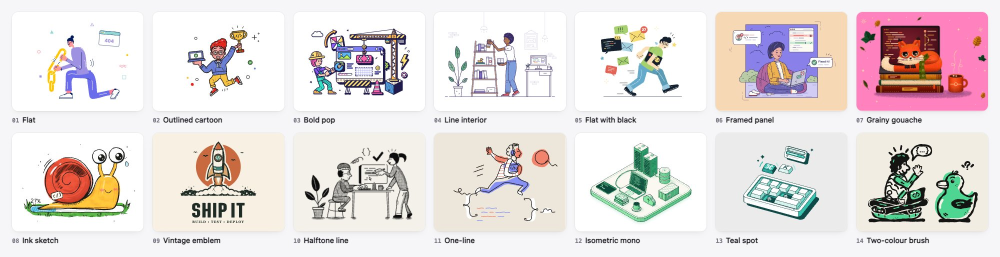
#> input picture agent-skills/illustration/styles.jpg, 2000 x 513 px (shown at 1/2 size)
$ python make_thumbnail.py ../../../illustration/styles.jpg out.png
#> lines starting #> are read from the running program, lines starting #| are printed output that depends on the picture
#!/usr/bin/env python3
"""Create and validate a metadata-free 16:9 JPEG gallery thumbnail."""

from __future__ import annotations

import argparse
from pathlib import Path

from PIL import Image, ImageOps


def main() -> int:
    parser = argparse.ArgumentParser()
    parser.add_argument("input", type=Path)
    parser.add_argument("output", type=Path)
    parser.add_argument("--width", type=int, default=1280)
    parser.add_argument("--height", type=int, default=720)
    parser.add_argument("--quality", type=int, default=88)
    args = parser.parse_args()

    if not args.input.is_file():
        raise FileNotFoundError(args.input)
    if args.width <= 0 or args.height <= 0:
        raise ValueError("Thumbnail dimensions must be positive")
    if not 1 <= args.quality <= 95:
        raise ValueError("JPEG quality must be between 1 and 95")

    args.output.parent.mkdir(parents=True, exist_ok=True)
    with Image.open(args.input) as source:
#> source is the input picture: PIL image 2000x513 RGB; mean R, G, B 228.5, 221.3, 220.3
        frame = ImageOps.exif_transpose(source).convert("RGB")
        thumbnail = ImageOps.fit(
            frame,
            (args.width, args.height),
            method=Image.Resampling.LANCZOS,
            centering=(0.5, 0.5),
        )
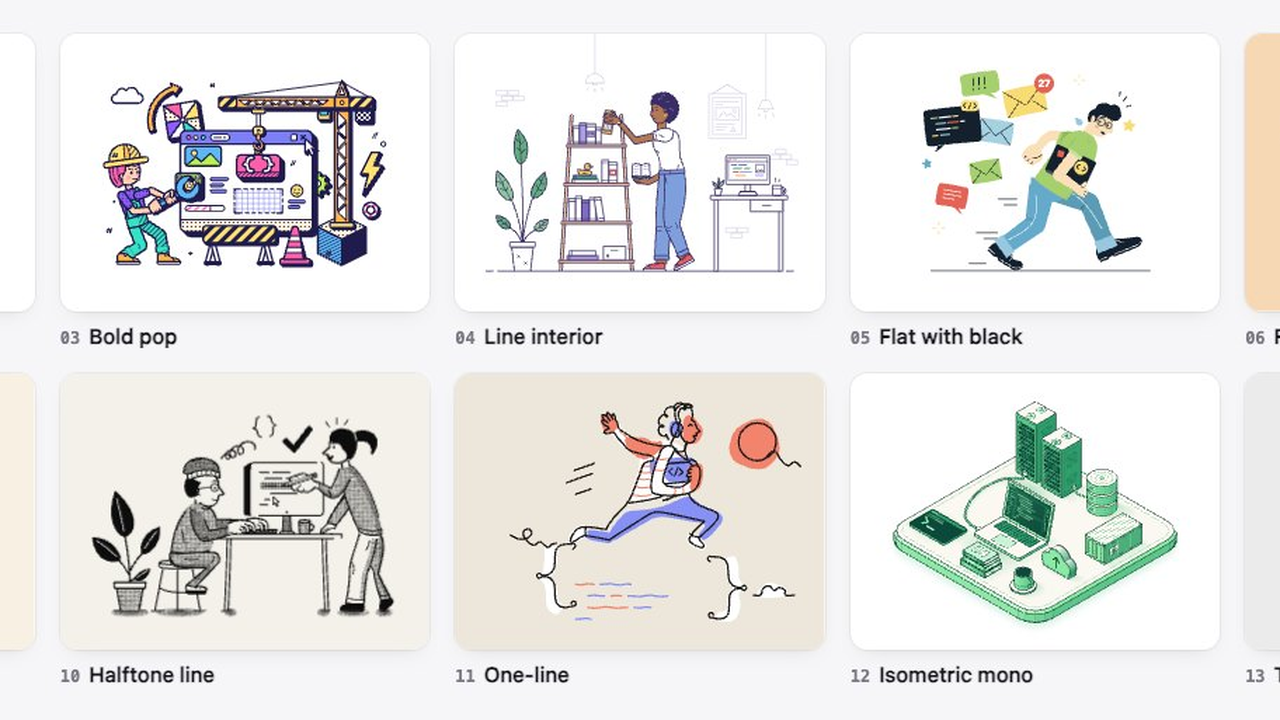
#> thumbnail: PIL image 1280x720 RGB; mean R, G, B 231.5, 231.3, 229.5
        thumbnail.save(
            args.output,
            format="JPEG",
            quality=args.quality,
            optimize=True,
            progressive=True,
            subsampling=2,
            exif=b"",
        )

    with Image.open(args.output) as result:
        if result.format != "JPEG" or result.size != (args.width, args.height):
            raise RuntimeError(
                f"Unexpected thumbnail output: format={result.format} size={result.size}"
            )

    print(f"{args.output}\t{args.output.stat().st_size} bytes\t{args.width}x{args.height}")
    return 0


if __name__ == "__main__":
    raise SystemExit(main())
#> (the program exits here)
